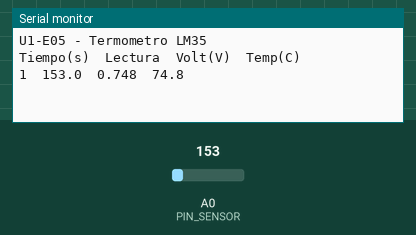
This sketch was run on a simulated Arduino Uno, built with avr-gcc and run on an emulated ATmega328P. Parts: the last lines printed to the serial monitor. Inputs (shaded band) come from the test bench; at power-on: A0 (PIN_SENSOR) = 153.

Above: at 1.8 s.
1.9 s: A0 (PIN_SENSOR) set to 165
At 2.9 s:
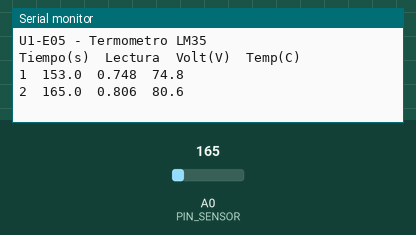
3.4 s: A0 (PIN_SENSOR) set to 175
At 4.9 s:
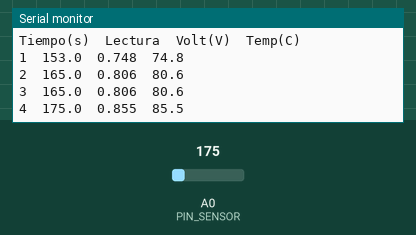
Timing chart, 0 to 6.4 s (numbered marks = the images above; inputs shaded):
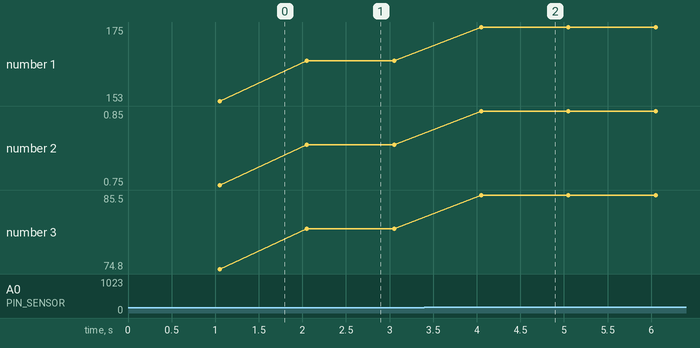

Measured:
- after the input at 1.9 s, the serial monitor: prints a new line after 0.15 s (image 1)
- after the input at 3.4 s, the serial monitor: prints a new line after 0.65 s (image 2)
- plotted number 1: 153 → 165 after the input at 1.9 s, 165 → 175 after the input at 3.4 s
- plotted number 2: 0.75 → 0.81 after the input at 1.9 s, 0.81 → 0.85 after the input at 3.4 s
- plotted number 3: 74.8 → 80.6 after the input at 1.9 s, 80.6 → 85.5 after the input at 3.4 s

The sketch:

U1-E05-termometro-serie.ino
```cpp
/* ============================================================
   Unidad 1 - Arduino Uno R3
   EJERCICIO U1-E05 - Termometro por monitor serie
                                                  Nivel: intermedio
   ------------------------------------------------------------
   Se practica: conversion de una lectura del conversor A/D a
                unidades fisicas.
   Materiales:  sensor LM35 (o TMP36).
   Montaje LM35 (mirando la cara plana, pines hacia abajo):
                izquierda -> 5V ; centro -> A0 ; derecha -> GND
   ------------------------------------------------------------
   Cada unidad del conversor equivale a 5 V / 1024 = 4,88 mV.
   El LM35 entrega 10 mV por grado Celsius, con 0 V a 0 C.
   ------------------------------------------------------------
   Autor: Francisco J. Agurto
   ============================================================ */

const byte PIN_SENSOR   = A0;
const byte N_MUESTRAS   = 10;      // promedio para filtrar ruido
const unsigned long INTERVALO = 1000;

unsigned long tiempoAnterior = 0;

void setup() {
  Serial.begin(9600);
  Serial.println(F("U1-E05 - Termometro LM35"));
  Serial.println(F("Tiempo(s)\tLectura\tVolt(V)\tTemp(C)"));
}

void loop() {
  if (millis() - tiempoAnterior < INTERVALO) return;
  tiempoAnterior = millis();

  // ---- Promedio de varias lecturas -------------------------
  long suma = 0;
  for (byte i = 0; i < N_MUESTRAS; i++) {
    suma += analogRead(PIN_SENSOR);
    delay(5);
  }
  float lectura = (float)suma / N_MUESTRAS;

  // ---- Conversion a unidades fisicas -----------------------
  float tension     = lectura * (5.0 / 1023.0);   // volts
  float temperatura = tension * 100.0;            // LM35: 10 mV por grado
  // Para un TMP36 la formula seria: (tension - 0.5) * 100.0

  Serial.print(millis() / 1000);
  Serial.print(F("\t"));
  Serial.print(lectura, 1);
  Serial.print(F("\t"));
  Serial.print(tension, 3);
  Serial.print(F("\t"));
  Serial.println(temperatura, 1);
}

/* PARA PENSAR
   La resolucion del conversor es de 4,88 mV, es decir, unos
   0,5 C con el LM35. Que ganariamos usando analogReference()
   con una referencia interna de 1,1 V? */
```
